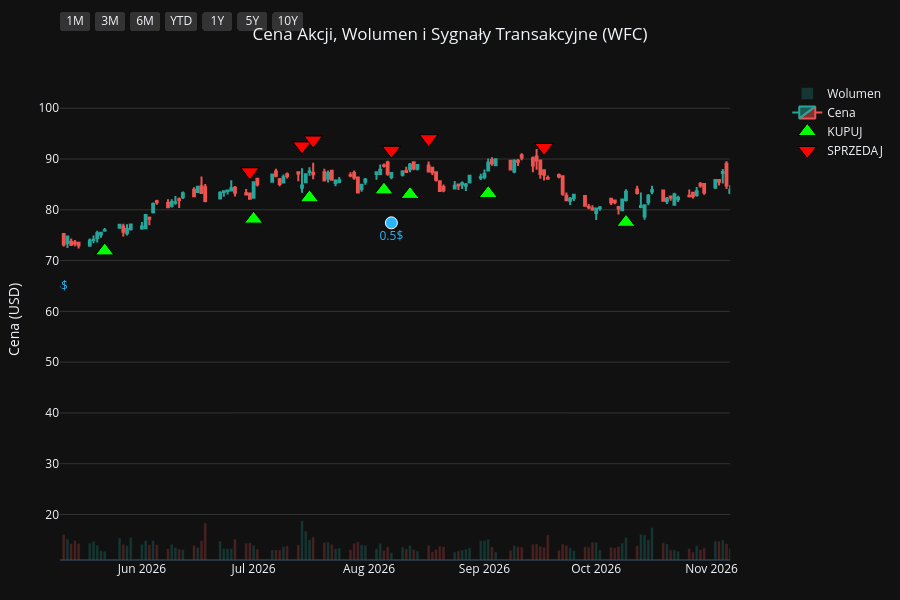
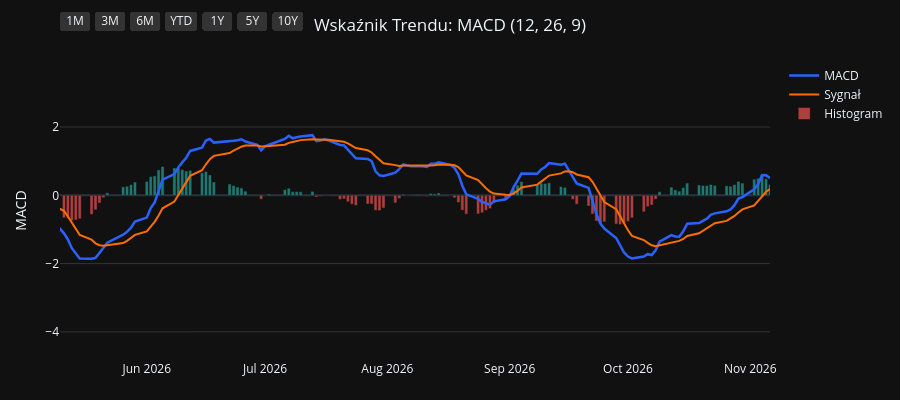
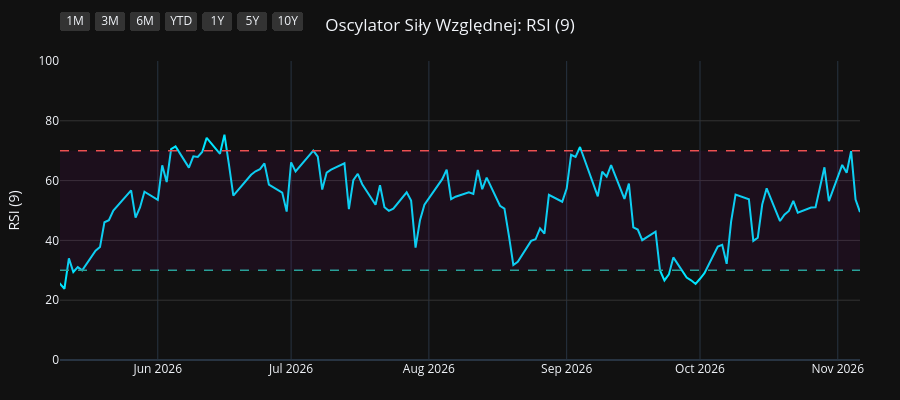
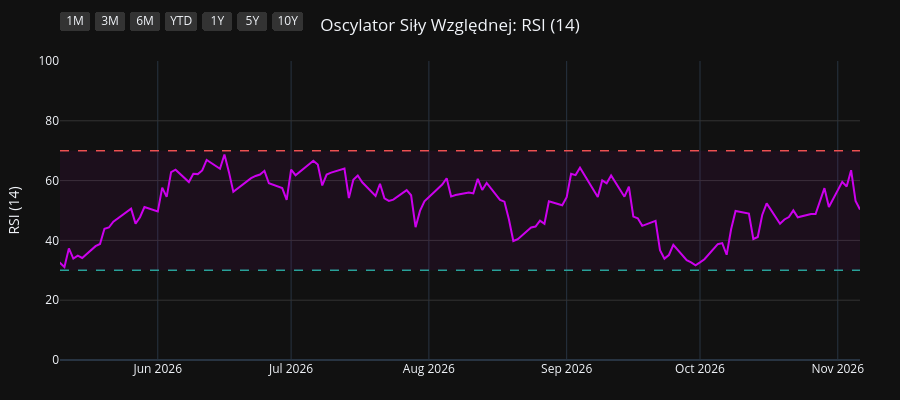

Notebook cell for these charts, in order:
### Code cell
import os
import yfinance as yf
import pandas as pd
import pandas_ta as ta
import plotly.graph_objects as go
from plotly.subplots import make_subplots

# 1. Pobranie i przygotowanie danych
symbol = os.environ.get("STOCK_TICKER", "").strip().upper()
if not symbol:
    raise RuntimeError("Set STOCK_TICKER before running price_extractor.ipynb")
df = yf.Ticker(symbol).history(period="10y")
df.index = df.index.tz_localize(None)

# Wskaźniki i sygnały
df.ta.macd(fast=12, slow=26, signal=9, append=True)
df.ta.rsi(length=9, append=True)
df.ta.rsi(length=14, append=True)
df.ta.rsi(length=21, append=True)
df.dropna(inplace=True)

macd = df['MACD_12_26_9']
signal = df['MACDs_12_26_9']
wczorajszy_macd = macd.shift(1)
wczorajszy_signal = signal.shift(1)

df['Decyzja'] = 'BRAK'
df.loc[(macd > signal) & (wczorajszy_macd <= wczorajszy_signal), 'Decyzja'] = 'KUPUJ'
df.loc[(macd < signal) & (wczorajszy_macd >= wczorajszy_signal), 'Decyzja'] = 'SPRZEDAJ'

df_kupuj = df[df['Decyzja'] == 'KUPUJ']
df_sprzedaj = df[df['Decyzja'] == 'SPRZEDAJ']
df_dywidendy = df[df['Dividends'] > 0]
df_splity = df[df['Stock Splits'] > 0]

# Wspólna konfiguracja osi X
konfiguracja_osi_x = dict(
    type="date",
    showspikes=True, spikemode="across", spikesnap="cursor", spikedash="dot", spikecolor="#ffffff", spikethickness=1, hoverformat="%Y-%m-%d",
    rangeselector=dict(
        buttons=list([
            dict(count=1, label="1M", step="month", stepmode="backward"),
            dict(count=3, label="3M", step="month", stepmode="backward"),
            dict(count=6, label="6M", step="month", stepmode="backward"),
            dict(count=1, label="YTD", step="year", stepmode="todate"),
            dict(count=1, label="1Y", step="year", stepmode="backward"),
            dict(count=5, label="5Y", step="year", stepmode="backward"),
            dict(step="all", label="10Y")
        ]),
        bgcolor="#333333", activecolor="#2962ff", x=0, y=1.1
    )
)

# ==========================================
# WYKRES 1: CENA + WOLUMEN + SYGNAŁY
# ==========================================
fig1 = make_subplots(specs=[[{"secondary_y": True}]])

kolory_wolumenu = ['#26a69a' if row['Close'] >= row['Open'] else '#ef5350' for index, row in df.iterrows()]
fig1.add_trace(go.Bar(x=df.index, y=df['Volume'], marker_color=kolory_wolumenu, opacity=0.25, name='Wolumen'), secondary_y=True)
fig1.add_trace(go.Candlestick(x=df.index, open=df['Open'], high=df['High'], low=df['Low'], close=df['Close'], name='Cena', increasing_line_color='#26a69a', decreasing_line_color='#ef5350'), secondary_y=False)
fig1.add_trace(go.Scatter(x=df_kupuj.index, y=df_kupuj['Low'] * 0.95, customdata=df_kupuj[['Low', 'High']], mode='markers', marker=dict(symbol='triangle-up', size=16, color='#00ff00', line=dict(width=1, color='black')), name='KUPUJ', hovertemplate='KUPUJ<br>Najniższa: %{customdata[0]:.2f}<br>Najwyższa: %{customdata[1]:.2f}<extra></extra>'), secondary_y=False)
fig1.add_trace(go.Scatter(x=df_sprzedaj.index, y=df_sprzedaj['High'] * 1.05, customdata=df_sprzedaj[['Low', 'High']], mode='markers', marker=dict(symbol='triangle-down', size=16, color='#ff0000', line=dict(width=1, color='black')), name='SPRZEDAJ', hovertemplate='SPRZEDAJ<br>Najniższa: %{customdata[0]:.2f}<br>Najwyższa: %{customdata[1]:.2f}<extra></extra>'), secondary_y=False)

if not df_dywidendy.empty:
    fig1.add_trace(go.Scatter(x=df_dywidendy.index, y=df_dywidendy['Low'] * 0.90, mode='markers+text', marker=dict(symbol='circle', size=12, color='#29b6f6', line=dict(width=1, color='white')), text=df_dywidendy['Dividends'].apply(lambda x: f"{x}$"), textposition="bottom center", name='Dywidenda', showlegend=False, hovertemplate='Dywidenda: %{text}<extra></extra>', textfont=dict(color="#29b6f6")), secondary_y=False)
if not df_splity.empty:
                    fig1.add_trace(go.Scatter(x=df_splity.index, y=df_splity['High'], mode='markers+text', marker=dict(symbol='star', size=16, color='#ffee58', line=dict(width=1, color='black')), text=df_splity['Stock Splits'].apply(lambda x: f"{x:g}:1" if x >= 1 else f"1:{1 / x:g}"), textposition="top center", name='Split', hovertemplate='%{text}<extra></extra>', textfont=dict(color="#ffee58")), secondary_y=False)

fig1.update_layout(title=dict(text=f"Cena Akcji, Wolumen i Sygnały Transakcyjne ({symbol})", x=0.5, xanchor='center'), dragmode='pan', xaxis_rangeslider_visible=False, template='plotly_dark', height=600, hovermode='x unified', margin=dict(l=60, r=40, t=60, b=40))
fig1.update_xaxes(**konfiguracja_osi_x)
fig1.update_xaxes(range=[df.index.max() - pd.Timedelta(days=180), df.index.max()])
fig1.update_yaxes(title_text="Cena (USD)", secondary_y=False, gridcolor='#333333')
fig1.update_yaxes(range=[0, df['Volume'].max() * 4], showgrid=False, showticklabels=False, secondary_y=True)
fig1.show(config={'scrollZoom': True})

# ==========================================
# WYKRES 2: WSKAŹNIK MACD
# ==========================================
fig2 = go.Figure()
fig2.add_trace(go.Scatter(x=df.index, y=df['MACD_12_26_9'], line=dict(color='#2962ff', width=2.5), name='MACD'))
fig2.add_trace(go.Scatter(x=df.index, y=df['MACDs_12_26_9'], line=dict(color='#ff6d00', width=2), name='Sygnał'))
kolory_macd = ['#26a69a' if val >= 0 else '#ef5350' for val in df['MACDh_12_26_9']]
fig2.add_trace(go.Bar(x=df.index, y=df['MACDh_12_26_9'], marker_color=kolory_macd, name='Histogram', opacity=0.7))
fig2.update_layout(title=dict(text="Wskaźnik Trendu: MACD (12, 26, 9)", x=0.5, xanchor='center'), dragmode='pan', xaxis_rangeslider_visible=False, template='plotly_dark', height=400, hovermode='x unified', margin=dict(l=60, r=40, t=60, b=40))
fig2.update_xaxes(**konfiguracja_osi_x)
fig2.update_xaxes(range=[df.index.max() - pd.Timedelta(days=180), df.index.max()])
fig2.update_yaxes(title_text="MACD", gridcolor='#333333')
fig2.show(config={'scrollZoom': True})

# ==========================================
# WYKRES 3: OSCYLATOR RSI (9)
# ==========================================
fig3 = go.Figure()
fig3.add_trace(go.Scatter(x=df.index, y=df['RSI_9'], line=dict(color='#00e5ff', width=2), name='RSI (9)'))
fig3.add_hline(y=70, line_dash="dash", line_color="#ef5350", line_width=1.5)
fig3.add_hline(y=30, line_dash="dash", line_color="#26a69a", line_width=1.5)
fig3.add_hrect(y0=30, y1=70, line_width=0, fillcolor="purple", opacity=0.1)
fig3.update_layout(title=dict(text="Oscylator Siły Względnej: RSI (9)", x=0.5, xanchor='center'), dragmode='pan', xaxis_rangeslider_visible=False, template='plotly_dark', height=400, hovermode='x unified', margin=dict(l=60, r=40, t=60, b=40))
fig3.update_xaxes(**konfiguracja_osi_x)
fig3.update_xaxes(range=[df.index.max() - pd.Timedelta(days=180), df.index.max()])
fig3.update_yaxes(title_text="RSI (9)", range=[0, 100], gridcolor='#333333')
fig3.show(config={'scrollZoom': True})

# ==========================================
# WYKRES 4: OSCYLATOR RSI (14)
# ==========================================
fig4 = go.Figure()
fig4.add_trace(go.Scatter(x=df.index, y=df['RSI_14'], line=dict(color='#d500f9', width=2), name='RSI (14)'))
fig4.add_hline(y=70, line_dash="dash", line_color="#ef5350", line_width=1.5)
fig4.add_hline(y=30, line_dash="dash", line_color="#26a69a", line_width=1.5)
fig4.add_hrect(y0=30, y1=70, line_width=0, fillcolor="purple", opacity=0.1)
fig4.update_layout(title=dict(text="Oscylator Siły Względnej: RSI (14)", x=0.5, xanchor='center'), dragmode='pan', xaxis_rangeslider_visible=False, template='plotly_dark', height=400, hovermode='x unified', margin=dict(l=60, r=40, t=60, b=40))
fig4.update_xaxes(**konfiguracja_osi_x)
fig4.update_xaxes(range=[df.index.max() - pd.Timedelta(days=180), df.index.max()])
fig4.update_yaxes(title_text="RSI (14)", range=[0, 100], gridcolor='#333333')
fig4.show(config={'scrollZoom': True})

# ==========================================
# WYKRES 5: OSCYLATOR RSI (21)
# ==========================================
fig5 = go.Figure()
fig5.add_trace(go.Scatter(x=df.index, y=df['RSI_21'], line=dict(color='#64dd17', width=2), name='RSI (21)'))
fig5.add_hline(y=70, line_dash="dash", line_color="#ef5350", line_width=1.5)
fig5.add_hline(y=30, line_dash="dash", line_color="#26a69a", line_width=1.5)
fig5.add_hrect(y0=30, y1=70, line_width=0, fillcolor="purple", opacity=0.1)
fig5.update_layout(title=dict(text="Oscylator Siły Względnej: RSI (21)", x=0.5, xanchor='center'), dragmode='pan', xaxis_rangeslider_visible=False, template='plotly_dark', height=400, hovermode='x unified', margin=dict(l=60, r=40, t=60, b=40))
fig5.update_xaxes(**konfiguracja_osi_x)
fig5.update_xaxes(range=[df.index.max() - pd.Timedelta(days=180), df.index.max()])
fig5.update_yaxes(title_text="RSI (21)", range=[0, 100], gridcolor='#333333')
fig5.show(config={'scrollZoom': True})

### Figure 1 — Plotly figure (JSON) as saved in the notebook; plotly's stock layout.template omitted (floating-point values rounded to 4 significant figures; data arrays with more than 128 entries replaced by an {"elided": "..."} marker saying what was removed)
{"data": [{"marker": {"color": {"elided": "2481 str values"}}, "name": "Wolumen", "opacity": 0.25, "type": "bar", "x": {"elided": "2481 str values"}, "xaxis": "x", "y": {"elided": "2481 int values"}, "yaxis": "y2"}, {"close": {"elided": "2481 float values"}, "decreasing": {"line": {"color": "#ef5350"}}, "high": {"elided": "2481 float values"}, "increasing": {"line": {"color": "#26a69a"}}, "low": {"elided": "2481 float values"}, "name": "Cena", "open": {"elided": "2481 float values"}, "type": "candlestick", "x": {"elided": "2481 str values"}, "xaxis": "x", "yaxis": "y"}, {"customdata": {"elided": "97x2 float values"}, "hovertemplate": "KUPUJ<br>Najniższa: %{customdata[0]:.2f}<br>Najwyższa: %{customdata[1]:.2f}<extra></extra>", "marker": {"color": "#00ff00", "line": {"color": "black", "width": 1}, "size": 16, "symbol": "triangle-up"}, "mode": "markers", "name": "KUPUJ", "type": "scatter", "x": ["2017-01-26T00:00:00", "2017-03-01T00:00:00", "2017-04-24T00:00:00", "2017-06-08T00:00:00", "2017-06-28T00:00:00", "2017-09-12T00:00:00", "2017-10-26T00:00:00", "2017-11-28T00:00:00", "2018-01-05T00:00:00", "2018-01-18T00:00:00", "2018-02-26T00:00:00", "2018-03-12T00:00:00", "2018-04-05T00:00:00", "2018-06-06T00:00:00", "2018-07-02T00:00:00", "2018-10-08T00:00:00", "2018-10-12T00:00:00", "2018-10-29T00:00:00", "2018-11-26T00:00:00", "2019-01-02T00:00:00", "2019-02-19T00:00:00", "2019-03-15T00:00:00", "2019-04-25T00:00:00", "2019-06-05T00:00:00", "2019-07-24T00:00:00", "2019-08-28T00:00:00", "2019-10-18T00:00:00", "2020-02-05T00:00:00", "2020-03-26T00:00:00", "2020-05-20T00:00:00", "2020-07-16T00:00:00", "2020-08-10T00:00:00", "2020-08-25T00:00:00", "2020-08-27T00:00:00", "2020-09-11T00:00:00", "2020-10-05T00:00:00", "2020-11-06T00:00:00", "2021-01-06T00:00:00", "2021-02-08T00:00:00", "2021-03-08T00:00:00", "2021-03-10T00:00:00", "2021-04-14T00:00:00", "2021-06-28T00:00:00", "2021-07-15T00:00:00", "2021-07-20T00:00:00", "2021-09-16T00:00:00", "2021-10-18T00:00:00", "2021-12-10T00:00:00", "2021-12-16T00:00:00", "2022-01-03T00:00:00", "2022-02-07T00:00:00", "2022-03-16T00:00:00", "2022-04-20T00:00:00", "2022-05-05T00:00:00", "2022-05-17T00:00:00", "2022-06-27T00:00:00", "2022-09-12T00:00:00", "2022-10-04T00:00:00", "2022-10-13T00:00:00", "2022-12-30T00:00:00", "2023-03-31T00:00:00", "2023-05-17T00:00:00", "2023-07-03T00:00:00", "2023-09-12T00:00:00", "2023-10-13T00:00:00", "2023-11-02T00:00:00", "2024-01-26T00:00:00", "2024-02-15T00:00:00", "2024-04-19T00:00:00", "2024-05-08T00:00:00", "2024-06-20T00:00:00", "2024-06-28T00:00:00", "2024-07-17T00:00:00", "2024-08-16T00:00:00", "2024-09-20T00:00:00", "2024-11-06T00:00:00", "2025-01-07T00:00:00", "2025-01-15T00:00:00", "2025-03-20T00:00:00", "2025-04-21T00:00:00", "2025-06-24T00:00:00", "2025-07-25T00:00:00", "2025-08-25T00:00:00", "2025-09-11T00:00:00", "2025-10-15T00:00:00", "2025-12-02T00:00:00", "2026-01-05T00:00:00", "2026-02-02T00:00:00", "2026-03-23T00:00:00", "2026-04-30T00:00:00", "2026-05-22T00:00:00", "2026-07-01T00:00:00", "2026-07-16T00:00:00", "2026-08-05T00:00:00", "2026-08-12T00:00:00", "2026-09-02T00:00:00", "2026-10-09T00:00:00"], "xaxis": "x", "y": [41.16, 43.27, 39.24, 38.26, 39.47, 37.76, 41.19, 40.18, 46.44, 47.77, 44.36, 43.61, 39.92, 41.44, 41.75, 40.46, 38.85, 39.4, 40.29, 34.96, 37.93, 38.84, 36.44, 35.53, 37.08, 35.29, 39.12, 38.26, 23.53, 20.12, 20.5, 20.08, 20.15, 19.87, 19.66, 20.08, 18.19, 26.48, 25.71, 31.56, 31.99, 32.64, 37.76, 37.16, 35.9, 38.7, 40.49, 41.86, 41.63, 41.3, 47.42, 43.02, 40.98, 37.05, 36.63, 34.02, 38.86, 36.2, 34.13, 35.42, 32.45, 34.09, 37.46, 36.45, 35.75, 35.1, 44.35, 43.63, 52.82, 53.94, 52.88, 52.43, 54.06, 49.67, 49.91, 63.62, 65.41, 67.37, 65.98, 58.28, 71.84, 76.93, 73.33, 74.17, 79.18, 79.7, 88.77, 84.02, 73.37, 75.15, 71.9, 78.16, 82.38, 83.92, 83.03, 83.2, 77.54], "yaxis": "y"}, {"customdata": {"elided": "96x2 float values"}, "hovertemplate": "SPRZEDAJ<br>Najniższa: %{customdata[0]:.2f}<br>Najwyższa: %{customdata[1]:.2f}<extra></extra>", "marker": {"color": "#ff0000", "line": {"color": "black", "width": 1}, "size": 16, "symbol": "triangle-down"}, "mode": "markers", "name": "SPRZEDAJ", "type": "scatter", "x": ["2017-02-28T00:00:00", "2017-03-06T00:00:00", "2017-05-15T00:00:00", "2017-06-23T00:00:00", "2017-07-17T00:00:00", "2017-10-13T00:00:00", "2017-11-08T00:00:00", "2017-12-29T00:00:00", "2018-01-08T00:00:00", "2018-02-01T00:00:00", "2018-03-01T00:00:00", "2018-03-16T00:00:00", "2018-05-29T00:00:00", "2018-06-14T00:00:00", "2018-08-10T00:00:00", "2018-10-11T00:00:00", "2018-10-24T00:00:00", "2018-11-23T00:00:00", "2018-12-06T00:00:00", "2019-02-07T00:00:00", "2019-03-08T00:00:00", "2019-03-22T00:00:00", "2019-05-09T00:00:00", "2019-07-15T00:00:00", "2019-08-05T00:00:00", "2019-10-02T00:00:00", "2019-11-19T00:00:00", "2020-02-25T00:00:00", "2020-05-07T00:00:00", "2020-06-16T00:00:00", "2020-07-31T00:00:00", "2020-08-19T00:00:00", "2020-08-26T00:00:00", "2020-09-10T00:00:00", "2020-09-22T00:00:00", "2020-10-15T00:00:00", "2020-12-14T00:00:00", "2021-01-20T00:00:00", "2021-03-04T00:00:00", "2021-03-09T00:00:00", "2021-03-19T00:00:00", "2021-05-11T00:00:00", "2021-07-06T00:00:00", "2021-07-19T00:00:00", "2021-08-19T00:00:00", "2021-10-13T00:00:00", "2021-11-05T00:00:00", "2021-12-13T00:00:00", "2021-12-17T00:00:00", "2022-01-24T00:00:00", "2022-02-17T00:00:00", "2022-04-01T00:00:00", "2022-04-22T00:00:00", "2022-05-10T00:00:00", "2022-06-10T00:00:00", "2022-08-22T00:00:00", "2022-09-13T00:00:00", "2022-10-11T00:00:00", "2022-11-15T00:00:00", "2023-02-16T00:00:00", "2023-05-02T00:00:00", "2023-06-21T00:00:00", "2023-08-01T00:00:00", "2023-09-26T00:00:00", "2023-10-24T00:00:00", "2023-12-28T00:00:00", "2024-02-02T00:00:00", "2024-03-18T00:00:00", "2024-05-01T00:00:00", "2024-05-17T00:00:00", "2024-06-26T00:00:00", "2024-07-12T00:00:00", "2024-08-01T00:00:00", "2024-09-09T00:00:00", "2024-11-01T00:00:00", "2024-12-02T00:00:00", "2025-01-10T00:00:00", "2025-02-12T00:00:00", "2025-04-03T00:00:00", "2025-05-22T00:00:00", "2025-07-15T00:00:00", "2025-07-29T00:00:00", "2025-09-08T00:00:00", "2025-10-01T00:00:00", "2025-11-07T00:00:00", "2025-12-31T00:00:00", "2026-01-07T00:00:00", "2026-02-12T00:00:00", "2026-04-22T00:00:00", "2026-05-01T00:00:00", "2026-06-30T00:00:00", "2026-07-14T00:00:00", "2026-07-17T00:00:00", "2026-08-07T00:00:00", "2026-08-17T00:00:00", "2026-09-17T00:00:00"], "xaxis": "x", "y": [47.2, 47.66, 43.54, 43.06, 44.81, 44.1, 45.46, 50.91, 51.86, 54.97, 49.02, 47.55, 45.47, 46.38, 49.31, 44.6, 43.46, 44.49, 43.51, 42.33, 42.84, 42.48, 40.6, 41.13, 40.57, 42.99, 48.09, 41.75, 23.82, 27.06, 22.51, 22.35, 22.53, 22.61, 22.32, 21.16, 27.42, 30.22, 35.1, 35.83, 37.01, 43.39, 41.48, 40.08, 44.57, 43.29, 48.16, 46.62, 46.41, 49.92, 53.93, 46.37, 44.92, 42.14, 39.06, 42.46, 42.26, 39.21, 45.38, 45.95, 38.46, 40.65, 44.72, 40.33, 38.89, 48.9, 49.17, 57.36, 59.66, 61.48, 57.66, 56.78, 59.2, 55.37, 65.92, 77.8, 71.71, 81.0, 69.82, 75.49, 82.83, 85.51, 81.99, 85.91, 88.93, 97.8, 99.05, 93.4, 85.0, 85.81, 87.49, 92.58, 93.74, 91.73, 94.01, 92.28], "yaxis": "y"}, {"hovertemplate": "Dywidenda: %{text}<extra></extra>", "marker": {"color": "#29b6f6", "line": {"color": "white", "width": 1}, "size": 12, "symbol": "circle"}, "mode": "markers+text", "name": "Dywidenda", "showlegend": false, "text": ["0.38$", "0.38$", "0.39$", "0.39$", "0.39$", "0.39$", "0.43$", "0.43$", "0.45$", "0.45$", "0.51$", "0.51$", "0.51$", "0.51$", "0.1$", "0.1$", "0.1$", "0.1$", "0.2$", "0.2$", "0.25$", "0.25$", "0.3$", "0.3$", "0.3$", "0.3$", "0.35$", "0.35$", "0.35$", "0.35$", "0.4$", "0.4$", "0.4$", "0.4$", "0.45$", "0.45$", "0.45$", "0.45$", "0.5$"], "textfont": {"color": "#29b6f6"}, "textposition": "bottom center", "type": "scatter", "x": ["2017-02-01T00:00:00", "2017-05-03T00:00:00", "2017-08-02T00:00:00", "2017-11-02T00:00:00", "2018-02-01T00:00:00", "2018-05-03T00:00:00", "2018-08-09T00:00:00", "2018-11-08T00:00:00", "2019-01-31T00:00:00", "2019-05-09T00:00:00", "2019-08-08T00:00:00", "2019-11-07T00:00:00", "2020-02-06T00:00:00", "2020-05-07T00:00:00", "2020-08-06T00:00:00", "2020-11-05T00:00:00", "2021-02-04T00:00:00", "2021-05-06T00:00:00", "2021-08-05T00:00:00", "2021-11-04T00:00:00", "2022-02-03T00:00:00", "2022-05-05T00:00:00", "2022-08-04T00:00:00", "2022-11-03T00:00:00", "2023-02-02T00:00:00", "2023-05-04T00:00:00", "2023-08-03T00:00:00", "2023-11-02T00:00:00", "2024-02-01T00:00:00", "2024-05-09T00:00:00", "2024-08-09T00:00:00", "2024-11-08T00:00:00", "2025-02-07T00:00:00", "2025-05-09T00:00:00", "2025-08-08T00:00:00", "2025-11-07T00:00:00", "2026-02-06T00:00:00", "2026-05-08T00:00:00", "2026-08-07T00:00:00"], "xaxis": "x", "y": [38.69, 37.69, 37.61, 39.22, 46.38, 36.49, 42.25, 38.55, 35.81, 34.02, 34.23, 40.8, 36.69, 19.67, 18.95, 17.25, 25.17, 36.26, 36.66, 39.92, 43.97, 35.1, 34.68, 37.18, 38.25, 30.22, 37.25, 33.26, 40.71, 51.72, 44.86, 60.11, 68.88, 63.07, 67.25, 74.41, 82.36, 67.61, 77.44], "yaxis": "y"}], "layout": {"dragmode": "pan", "height": 600, "hovermode": "x unified", "margin": {"b": 40, "l": 60, "r": 40, "t": 60}, "title": {"text": "Cena Akcji, Wolumen i Sygnały Transakcyjne (WFC)", "x": 0.5, "xanchor": "center"}, "xaxis": {"anchor": "y", "domain": [0.0, 0.94], "hoverformat": "%Y-%m-%d", "range": ["2026-05-10T00:00:00", "2026-11-06T00:00:00"], "rangeselector": {"activecolor": "#2962ff", "bgcolor": "#333333", "buttons": [{"count": 1, "label": "1M", "step": "month", "stepmode": "backward"}, {"count": 3, "label": "3M", "step": "month", "stepmode": "backward"}, {"count": 6, "label": "6M", "step": "month", "stepmode": "backward"}, {"count": 1, "label": "YTD", "step": "year", "stepmode": "todate"}, {"count": 1, "label": "1Y", "step": "year", "stepmode": "backward"}, {"count": 5, "label": "5Y", "step": "year", "stepmode": "backward"}, {"label": "10Y", "step": "all"}], "x": 0, "y": 1.1}, "rangeslider": {"visible": false}, "showspikes": true, "spikecolor": "#ffffff", "spikedash": "dot", "spikemode": "across", "spikesnap": "cursor", "spikethickness": 1, "type": "date"}, "yaxis": {"anchor": "x", "domain": [0.0, 1.0], "gridcolor": "#333333", "title": {"text": "Cena (USD)"}}, "yaxis2": {"anchor": "x", "overlaying": "y", "range": [0, 475810400], "showgrid": false, "showticklabels": false, "side": "right"}}}

### Figure 2 — Plotly figure (JSON) as saved in the notebook; plotly's stock layout.template omitted (floating-point values rounded to 4 significant figures; data arrays with more than 128 entries replaced by an {"elided": "..."} marker saying what was removed)
{"data": [{"line": {"color": "#2962ff", "width": 2.5}, "name": "MACD", "type": "scatter", "x": {"elided": "2481 str values"}, "y": {"elided": "2481 float values"}}, {"line": {"color": "#ff6d00", "width": 2}, "name": "Sygnał", "type": "scatter", "x": {"elided": "2481 str values"}, "y": {"elided": "2481 float values"}}, {"marker": {"color": {"elided": "2481 str values"}}, "name": "Histogram", "opacity": 0.7, "type": "bar", "x": {"elided": "2481 str values"}, "y": {"elided": "2481 float values"}}], "layout": {"dragmode": "pan", "height": 400, "hovermode": "x unified", "margin": {"b": 40, "l": 60, "r": 40, "t": 60}, "title": {"text": "Wskaźnik Trendu: MACD (12, 26, 9)", "x": 0.5, "xanchor": "center"}, "xaxis": {"hoverformat": "%Y-%m-%d", "range": ["2026-05-10T00:00:00", "2026-11-06T00:00:00"], "rangeselector": {"activecolor": "#2962ff", "bgcolor": "#333333", "buttons": [{"count": 1, "label": "1M", "step": "month", "stepmode": "backward"}, {"count": 3, "label": "3M", "step": "month", "stepmode": "backward"}, {"count": 6, "label": "6M", "step": "month", "stepmode": "backward"}, {"count": 1, "label": "YTD", "step": "year", "stepmode": "todate"}, {"count": 1, "label": "1Y", "step": "year", "stepmode": "backward"}, {"count": 5, "label": "5Y", "step": "year", "stepmode": "backward"}, {"label": "10Y", "step": "all"}], "x": 0, "y": 1.1}, "rangeslider": {"visible": false}, "showspikes": true, "spikecolor": "#ffffff", "spikedash": "dot", "spikemode": "across", "spikesnap": "cursor", "spikethickness": 1, "type": "date"}, "yaxis": {"gridcolor": "#333333", "title": {"text": "MACD"}}}}

### Figure 3 — Plotly figure (JSON) as saved in the notebook; plotly's stock layout.template omitted (floating-point values rounded to 4 significant figures; data arrays with more than 128 entries replaced by an {"elided": "..."} marker saying what was removed)
{"data": [{"line": {"color": "#00e5ff", "width": 2}, "name": "RSI (9)", "type": "scatter", "x": {"elided": "2481 str values"}, "y": {"elided": "2481 float values"}}], "layout": {"dragmode": "pan", "height": 400, "hovermode": "x unified", "margin": {"b": 40, "l": 60, "r": 40, "t": 60}, "shapes": [{"line": {"color": "#ef5350", "dash": "dash", "width": 1.5}, "type": "line", "x0": 0, "x1": 1, "xref": "x domain", "y0": 70, "y1": 70, "yref": "y"}, {"line": {"color": "#26a69a", "dash": "dash", "width": 1.5}, "type": "line", "x0": 0, "x1": 1, "xref": "x domain", "y0": 30, "y1": 30, "yref": "y"}, {"fillcolor": "purple", "line": {"width": 0}, "opacity": 0.1, "type": "rect", "x0": 0, "x1": 1, "xref": "x domain", "y0": 30, "y1": 70, "yref": "y"}], "title": {"text": "Oscylator Siły Względnej: RSI (9)", "x": 0.5, "xanchor": "center"}, "xaxis": {"hoverformat": "%Y-%m-%d", "range": ["2026-05-10T00:00:00", "2026-11-06T00:00:00"], "rangeselector": {"activecolor": "#2962ff", "bgcolor": "#333333", "buttons": [{"count": 1, "label": "1M", "step": "month", "stepmode": "backward"}, {"count": 3, "label": "3M", "step": "month", "stepmode": "backward"}, {"count": 6, "label": "6M", "step": "month", "stepmode": "backward"}, {"count": 1, "label": "YTD", "step": "year", "stepmode": "todate"}, {"count": 1, "label": "1Y", "step": "year", "stepmode": "backward"}, {"count": 5, "label": "5Y", "step": "year", "stepmode": "backward"}, {"label": "10Y", "step": "all"}], "x": 0, "y": 1.1}, "rangeslider": {"visible": false}, "showspikes": true, "spikecolor": "#ffffff", "spikedash": "dot", "spikemode": "across", "spikesnap": "cursor", "spikethickness": 1, "type": "date"}, "yaxis": {"gridcolor": "#333333", "range": [0, 100], "title": {"text": "RSI (9)"}}}}

### Figure 4 — Plotly figure (JSON) as saved in the notebook; plotly's stock layout.template omitted (floating-point values rounded to 4 significant figures; data arrays with more than 128 entries replaced by an {"elided": "..."} marker saying what was removed)
{"data": [{"line": {"color": "#d500f9", "width": 2}, "name": "RSI (14)", "type": "scatter", "x": {"elided": "2481 str values"}, "y": {"elided": "2481 float values"}}], "layout": {"dragmode": "pan", "height": 400, "hovermode": "x unified", "margin": {"b": 40, "l": 60, "r": 40, "t": 60}, "shapes": [{"line": {"color": "#ef5350", "dash": "dash", "width": 1.5}, "type": "line", "x0": 0, "x1": 1, "xref": "x domain", "y0": 70, "y1": 70, "yref": "y"}, {"line": {"color": "#26a69a", "dash": "dash", "width": 1.5}, "type": "line", "x0": 0, "x1": 1, "xref": "x domain", "y0": 30, "y1": 30, "yref": "y"}, {"fillcolor": "purple", "line": {"width": 0}, "opacity": 0.1, "type": "rect", "x0": 0, "x1": 1, "xref": "x domain", "y0": 30, "y1": 70, "yref": "y"}], "title": {"text": "Oscylator Siły Względnej: RSI (14)", "x": 0.5, "xanchor": "center"}, "xaxis": {"hoverformat": "%Y-%m-%d", "range": ["2026-05-10T00:00:00", "2026-11-06T00:00:00"], "rangeselector": {"activecolor": "#2962ff", "bgcolor": "#333333", "buttons": [{"count": 1, "label": "1M", "step": "month", "stepmode": "backward"}, {"count": 3, "label": "3M", "step": "month", "stepmode": "backward"}, {"count": 6, "label": "6M", "step": "month", "stepmode": "backward"}, {"count": 1, "label": "YTD", "step": "year", "stepmode": "todate"}, {"count": 1, "label": "1Y", "step": "year", "stepmode": "backward"}, {"count": 5, "label": "5Y", "step": "year", "stepmode": "backward"}, {"label": "10Y", "step": "all"}], "x": 0, "y": 1.1}, "rangeslider": {"visible": false}, "showspikes": true, "spikecolor": "#ffffff", "spikedash": "dot", "spikemode": "across", "spikesnap": "cursor", "spikethickness": 1, "type": "date"}, "yaxis": {"gridcolor": "#333333", "range": [0, 100], "title": {"text": "RSI (14)"}}}}
